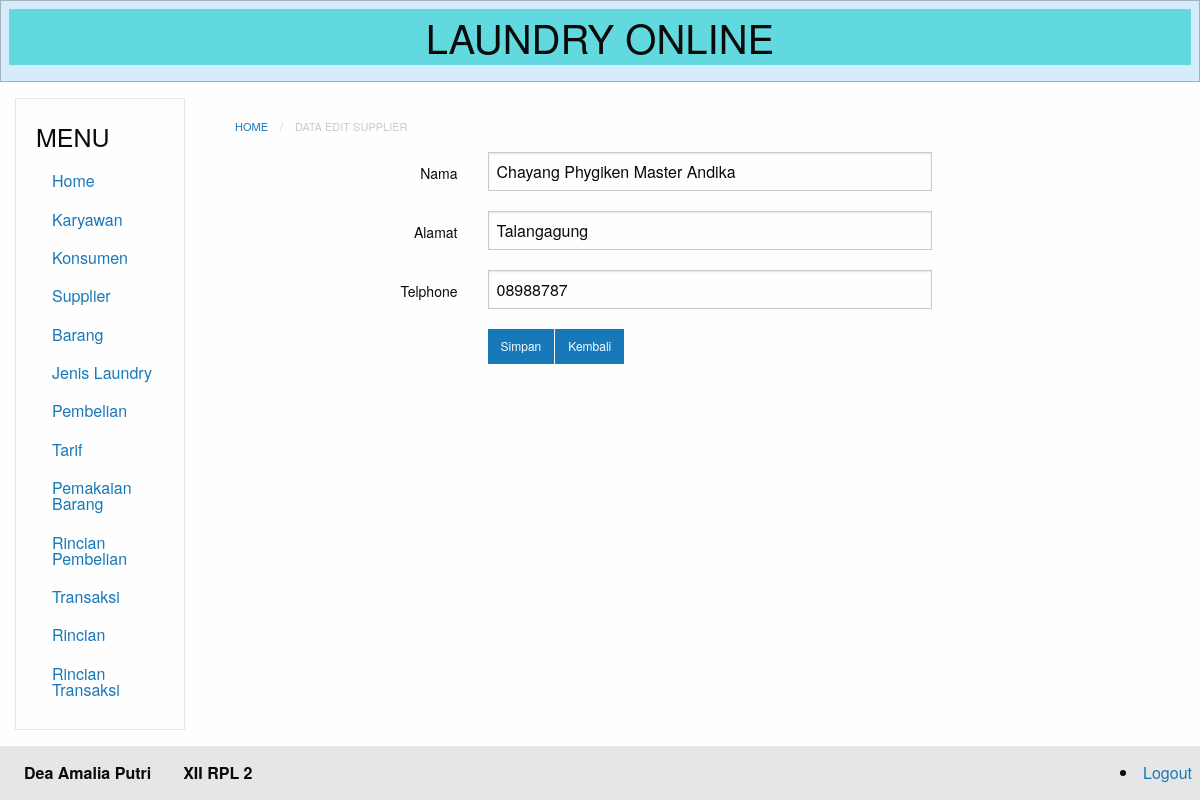
Screenshot of /index.php?module=supplier-edit&id=1 (signed in) with the database file from the repository.
### tables this page shows
CREATE TABLE `supplier` (
  `id` int(11) NOT NULL,
  `nama` varchar(50) NOT NULL,
  `alamat` varchar(50) NOT NULL,
  `telp` varchar(50) NOT NULL
);

### database.php (called while the page is built, shortened)
<?php
class Database {
	private $db_host = "localhost";
	private $db_user = "root";
	private $db_pass = "";
	private $db_name = "11_deaamaliaputri_laundry";
	var $con = false;
    var $myconn = "";
	var $result = array();
    function __construct() {
        if(!$this->con){
            $this->myconn = new mysqli($this->db_host, $this->db_user, $this->db_pass, $this->db_name);
            if($this->myconn->connect_errno > 0){
                array_push($this->result, $this->myconn->connect_error);
                return false;
            }else{
                $this->myconn->set_charset('utf8');
                $this->con = true;
                return true;
            }
        } else {
            return true;
        }
    }
	public function select($table, $rows = '*', $join = null,$join2 = null , $where = null, $order = null, $limit = null){
		$q = 'SELECT '.$rows.' FROM '.$table;
        if($where != null){
        	$q .= ' WHERE '.$where;
		}
        if($this->tableExists($table)){
        	$query = $this->myconn->query($q);
			if($query){
				$this->numResults = $query->num_rows;
				for($i = 0; $i < $this->numResults; $i++){
					$r = $query->fetch_array();
                	$key = array_keys($r);
                	for($x = 0; $x < count($key); $x++){
                    	if(!is_int($key[$x])){
                    		if($query->num_rows >= 1){
                    			$this->result[$i][$key[$x]] = $r[$key[$x]];
							}else{
								$this->result[$i][$key[$x]] = null;
							}
						}
					}
				}
				return true;
			}else{
				array_push($this->result, $this->myconn->error);
				return false;
			}
      	}else{
      		return false;
    	}
    }
	private function TableExists($table) {
    	$res = $this->myconn->query('SHOW TABLES LIKE "'.$table.'"');
    	if(isset($res->num_rows)) {
        	return $res->num_rows > 0 ? true : false;
    	} else {
    		array_push($this->result, $table." does not exist in this database");
    		return false;
    	}
	}
    public function getResult(){
        $val = $this->result;
        $this->result = array();
        return $val;
    }
}

### content.php (called while the page is built, shortened)
<?php
$module = empty($_GET['module']) ? 'home' : $_GET['module'];
switch($module) {
    case 'supplier-edit':
    include 'modules/supplier/supplier-edit.php';
    break;
}
?>

### modules/supplier/supplier-edit.php (the view, shortened to what this page needs)
<?php require_once("database.php");
$id=$_GET['id'];
$db = new Database();
$db->select('supplier','*','','', "id=$id");
$res= $db->getResult();
if(count($res) == 0){
  echo "<b>Tidak ada data yang tersedia</b>";
}else{
  foreach ($res as &$r){?>
<nav aria-label="You are here:" role="navigation">
<ul class="breadcrumbs">
  <li>
    <a href="?module=supplier-edit?">Home</a></li>
  <li class="disabled">Data Edit supplier</li>
</ul>
</nav>
<form action="" method="post">
  <div class="grid-x grid-padding-x">
    <div class="small-3 cell">
      <label for="nama" class="text-right middle">Nama</label>
    </div>
    <div class="small-6 cell">
      <input type="text" name="nama" placeholder="Nama" value="<?php echo $r['nama']; ?>" required>
    </div>
  </div>
  <div class="grid-x grid-padding-x">
    <div class="small-3 cell">
      <label for="alamat" class="text-right middle">Alamat</label>
    </div>
    <div class="small-6 cell">
      <input type="text" name="alamat" placeholder="Alamat" value="<?php echo $r['alamat']; ?>" required>
    </div>
  </div>
  <div class="grid-x grid-padding-x">
    <div class="small-3 cell">
      <label for="telp" class="text-right middle">Telphone</label>
    </div>
    <div class="small-6 cell">
      <input type="text" name="telp" placeholder="Telphone" value="<?php echo $r['telp']; ?>" required>
    </div>
  </div>
  <div class="grid-x grid-padding-x">
    <div class="small-3 cell">
      <label for="nama" class="text-right middle"></label>
    </div>
    <div class="small-6 cell">
		<div class="small button-group">
  <button class="button" type="submit" name="submit">Simpan</button>
  <a class="button" href='javascript:self.history.back();'>Kembali</a>
</div>
    </div>
  </div>
</form>
<?php
              }
          }
          ?>

### rows the page displays
supplier: nama "Chayang Phygiken Master Andika", alamat "Talangagung", telp "08988787"
